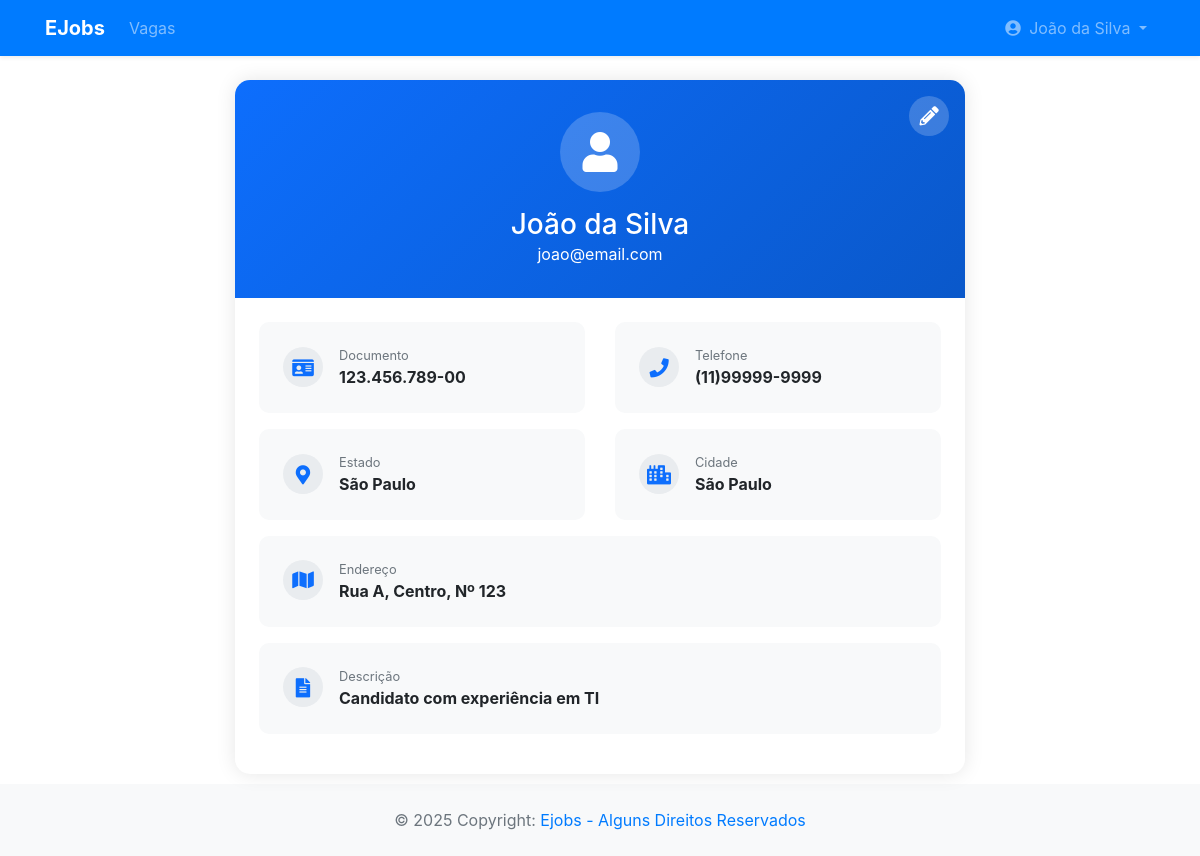
Screenshot of /app/controller/UsuarioController.php?action=viewProfile (signed in) with the database file from the repository.
### tables this page shows
CREATE TABLE usuario (
    id INT PRIMARY KEY AUTO_INCREMENT,
    nome VARCHAR(255),
    email VARCHAR(255),
    senha VARCHAR(255),
    documento VARCHAR(255),
    descricao TEXT,
    cidade_id INT,
    end_logradouro VARCHAR(100),
    end_bairro VARCHAR(100),
    end_numero VARCHAR(100),
    telefone VARCHAR(20),
    status ENUM('Ativo', 'Inativo','Pendente'),
    tipo_usuario_id INT,
    FOREIGN KEY (tipo_usuario_id) REFERENCES tipo_usuario(id),
    FOREIGN KEY (cidade_id) REFERENCES cidades(codigo_ibge)
);

CREATE TABLE estados(
    codigo_uf INT NOT NULL,
    uf VARCHAR(2) NOT NULL,
    nome VARCHAR(100) NOT NULL,
    latitude FLOAT(8) NOT NULL,
    longitude FLOAT(8) NOT NULL,
    regiao VARCHAR(12) NOT NULL,
    PRIMARY KEY (codigo_uf)
);

CREATE TABLE cidades(
    codigo_ibge INT NOT NULL,
    nome VARCHAR(100) NOT NULL,
    latitude FLOAT(8) NOT NULL,
    longitude FLOAT(8) NOT NULL,
    capital BOOLEAN NOT NULL,
    codigo_uf INT NOT NULL,
    siafi_id VARCHAR(4) NOT NULL UNIQUE,
    ddd INT NOT NULL,
    fuso_horario VARCHAR(32) NOT NULL,
    PRIMARY KEY (codigo_ibge),
    FOREIGN KEY (codigo_uf) REFERENCES estados (codigo_uf)
);

### app/model/Usuario.php (called while the page is built, shortened)
<?php
class Usuario {
    private ?string $nome;
    private ?string $email;
    private ?string $documento;
    private ?string $descricao;
    private ?Cidade $cidade;
    private ?string $endLogradouro;
    private ?string $endBairro;
    private ?string $endNumero;
    private ?string $telefone;
    public function getNome(): ?string
    {
        return $this->nome;
    }
    public function setNome(?string $nome): self
    {
        $this->nome = $nome;
        return $this;
    }
    public function getEmail(): ?string
    {
        return $this->email;
    }
    public function setEmail(?string $email): self
    {
        $this->email = $email;
        return $this;
    }
    public function getDocumento(): ?string
    {
        return $this->documento;
    }
    public function setDocumento(?string $documento): self
    {
        $this->documento = $documento;
        return $this;
    }
    public function getDescricao(): ?string
    {
        return $this->descricao;
    }
    public function setDescricao(?string $descricao): self
    {
        $this->descricao = $descricao;
        return $this;
    }
    public function getCidade(): ?Cidade
    {
        return $this->cidade;
    }
    public function setCidade(?Cidade $cidade): self
    {
        $this->cidade = $cidade;
        return $this;
    }
    public function getEndLogradouro(): ?string
    {
        return $this->endLogradouro;
    }
    public function setEndLogradouro(?string $endLogradouro): self
    {
        $this->endLogradouro = $endLogradouro;
        return $this;
    }
    public function getEndBairro(): ?string
    {
        return $this->endBairro;
    }
    public function setEndBairro(?string $endBairro): self
    {
        $this->endBairro = $endBairro;
        return $this;
    }
    public function getEndNumero(): ?string
    {
        return $this->endNumero;
    }
    public function setEndNumero(?string $endNumero): self
    {
        $this->endNumero = $endNumero;
        return $this;
    }
    public function getTelefone(): ?string
    {
        return $this->telefone;
    }
    public function setTelefone(?string $telefone): self
    {
        $this->telefone = $telefone;
        return $this;
    }
}

### app/dao/UsuarioDAO.php (called while the page is built, shortened)
<?php
include_once(__DIR__ . "/../dao/CidadeDAO.php");
include_once(__DIR__ . "/../model/Usuario.php");
class UsuarioDAO {
    private TipoUsuarioDAO $tipoUsuarioDao;
    private CidadeDAO $cidadeDAO;
    public function __construct() {
        $this->cidadeDAO = new CidadeDAO;
        $this->tipoUsuarioDao = new TipoUsuarioDAO;
    }
    public function findById(int $id) {
        $conn = Connection::getConn();
        $sql = "SELECT * FROM usuario u" .
               " WHERE u.id = ?";
        $stm = $conn->prepare($sql);
        $stm->execute([$id]);
        $result = $stm->fetchAll();
        $usuarios = $this->mapUsuarios($result);
        if(count($usuarios) == 1)
            return $usuarios[0];
        elseif(count($usuarios) == 0)
            return null;
        die("UsuarioDAO.findById()" .
            " - Erro: mais de um usuário encontrado.");
    }
    private function mapUsuarios($result) {
        $usuarios = array();
        foreach ($result as $reg) {
            $usuario = new Usuario();
            $usuario->setId($reg['id']);
            $usuario->setNome($reg['nome']);
            $usuario->setEmail($reg['email']);
            $usuario->setSenha($reg['senha']);
            $usuario->setDocumento($reg['documento']);
            $usuario->setDescricao($reg['descricao']);
            $usuario->setCidade($this->cidadeDAO->findById($reg['cidade_id']));
            $usuario->setEndLogradouro($reg['end_logradouro']);
            $usuario->setEndBairro($reg['end_bairro']);
            $usuario->setEndNumero($reg['end_numero']);
            $usuario->setTelefone($reg['telefone']);
            $usuario->setStatus($reg['status']);
            $usuario->setTipoUsuario($this->tipoUsuarioDao->findById($reg['tipo_usuario_id']));
            array_push($usuarios, $usuario);
        }
        return $usuarios;
    }
}

### app/model/Cidade.php (called while the page is built, shortened)
<?php
class Cidade implements JsonSerializable {
    private ?string $nome;
    private ?Estado $estado;
    public function getNome(): ?string
    {
        return $this->nome;
    }
    public function setNome(?string $nome): self
    {
        $this->nome = $nome;
        return $this;
    }
    public function getEstado(): ?Estado
    {
        return $this->estado;
    }
    public function setEstado(?Estado $estado): self
    {
        $this->estado = $estado;
        return $this;
    }
}

### app/model/Estado.php (called while the page is built, shortened)
<?php
class Estado {
    private ?string $nome;
    public function getNome(): ?string
    {
        return $this->nome;
    }
    public function setNome(?string $nome): self
    {
        $this->nome = $nome;
        return $this;
    }
}

### app/dao/EstadoDAO.php (called while the page is built, shortened)
<?php
include_once(__DIR__ . "/../model/Estado.php");
class EstadoDAO {
    public function findById(int $id) {
        $conn = Connection::getConn();
        $sql = "SELECT * FROM estados e" .
               " WHERE e.codigo_uf = ?";
        $stm = $conn->prepare($sql);
        $stm->execute([$id]);
        $result = $stm->fetchAll();
        $tipoUsuarios = $this->mapEstado($result);
        if(count($tipoUsuarios) == 1)
            return $tipoUsuarios[0];
        elseif(count($tipoUsuarios) == 0)
            return null;
        die("EstadoDAO.findById()" .
            " - Erro: mais de um usuário encontrado.");
    }
    private function mapEstado($result) {
        $estados = array();
        foreach ($result as $dado) {
            $estado = new Estado();
            $estado->setCodigoUf($dado['codigo_uf']);
            $estado->setNome($dado['nome']);
            $estado->setUf($dado['uf']);
            $estado->setLatitude($dado['latitude']);
            $estado->setLongitude($dado['longitude']);
            $estado->setRegiao($dado['regiao']);
            array_push($estados, $estado);
        }
        return $estados;
    }
}

### app/dao/CidadeDAO.php (called while the page is built, shortened)
<?php
include_once(__DIR__ . "/../dao/EstadoDAO.php");
include_once(__DIR__ . "/../model/Cidade.php");
include_once(__DIR__ . "/../model/Estado.php");
class CidadeDAO {
    private EstadoDAO $estadoDAO;
    public function __construct() {
        $this->estadoDAO = new EstadoDAO;
    }
    public function findById(int $id) {
        $conn = Connection::getConn();
        $sql = "SELECT * FROM cidades c" .
               " WHERE c.codigo_ibge = ?";
        $stm = $conn->prepare($sql);
        $stm->execute([$id]);
        $result = $stm->fetchAll();
        $cidades = $this->mapCidades($result);
        if(count($cidades) == 1)
            return $cidades[0];
        elseif(count($cidades) == 0)
            return null;
        die("CidadeDAO.findById()" .
            " - Erro: mais de uma cidade encontrada.");
    }
    private function mapCidades($result) {
        $cidades = array();
        foreach ($result as $reg) {
            $cidade = new Cidade();
            $cidade->setCodigoIbge($reg['codigo_ibge']);
            $cidade->setNome($reg['nome']);
            $cidade->setLatitude($reg['latitude']);
            $cidade->setLongitude($reg['longitude']);
            $cidade->setCapital($reg['capital']);
            $cidade->setDdd($reg['ddd']);
            $cidade->setFusoHorario($reg['fuso_horario']);
            $cidade->setEstado($this->estadoDAO->findById($reg['codigo_uf']));
            array_push($cidades, $cidade);
        }
        return $cidades;
    }
}

### app/view/usuario/profile.php (the view, shortened to what this page needs)
<?php
require_once(__DIR__ . "/../include/header.php");
require_once(__DIR__ . "/../include/menu.php");
?>
<div class="container mt-4">
    <div class="row justify-content-center">
        <div class="col-md-8">
            <div class="card profile-card">
                <div class="profile-header text-white position-relative">
                    <div class="text-center">
                        <div class="profile-icon mx-auto">
                            <i class="fas fa-user"></i>
                        </div>
                        <h3 class="mb-0"><?= htmlspecialchars($dados["usuario"]->getNome()) ?></h3>
                        <p class="mb-0 opacity-75"><?= htmlspecialchars($dados["usuario"]->getEmail()) ?></p>
                    </div>
                    <?php if ($dados["isOwnProfile"]): ?>
                    <a href="<?= BASEURL ?>/controller/UsuarioController.php?action=editProfile" class="edit-btn">
                        <i class="fas fa-pencil-alt"></i>
                    </a>
                    <?php endif; ?>
                </div>
                <div class="card-body p-4">
                    <div class="row">
                        <div class="col-md-6">
                            <div class="info-card d-flex align-items-center">
                                <div class="info-icon">
                                    <i class="fas fa-id-card"></i>
                                </div>
                                <div>
                                    <small class="text-muted d-block">Documento</small>
                                    <strong><?= htmlspecialchars($dados["usuario"]->getDocumento()) ?></strong>
                                </div>
                            </div>
                        </div>
                        <div class="col-md-6">
                            <div class="info-card d-flex align-items-center">
                                <div class="info-icon">
                                    <i class="fas fa-phone"></i>
                                </div>
                                <div>
                                    <small class="text-muted d-block">Telefone</small>
                                    <strong><?= htmlspecialchars($dados["usuario"]->getTelefone()) ?></strong>
                                </div>
                            </div>
                        </div>
                    </div>
                    <div class="row">
                        <div class="col-md-6">
                            <div class="info-card d-flex align-items-center">
                                <div class="info-icon">
                                    <i class="fas fa-map-marker-alt"></i>
                                </div>
                                <div>
                                    <small class="text-muted d-block">Estado</small>
                                    <strong><?= htmlspecialchars($dados["usuario"]->getCidade()->getEstado()->getNome()) ?></strong>
                                </div>
                            </div>
                        </div>
                        <div class="col-md-6">
                            <div class="info-card d-flex align-items-center">
                                <div class="info-icon">
                                    <i class="fas fa-city"></i>
                                </div>
                                <div>
                                    <small class="text-muted d-block">Cidade</small>
                                    <strong><?= htmlspecialchars($dados["usuario"]->getCidade()->getNome()) ?></strong>
                                </div>
                            </div>
                        </div>
                    </div>
                    <div class="row">
                        <div class="col-12">
                            <div class="info-card d-flex align-items-start">
                                <div class="info-icon">
                                    <i class="fas fa-map"></i>
                                </div>
                                <div>
                                    <small class="text-muted d-block">Endereço</small>
                                    <strong>
                                        <?= htmlspecialchars($dados["usuario"]->getEndLogradouro()) ?>,
                                        <?= htmlspecialchars($dados["usuario"]->getEndBairro()) ?>,
                                        Nº <?= htmlspecialchars($dados["usuario"]->getEndNumero()) ?>
                                    </strong>
                                </div>
                            </div>
                        </div>
                    </div>
                    <?php if ($dados["usuario"]->getDescricao()): ?>
                    <div class="row">
                        <div class="col-12">
                            <div class="info-card d-flex align-items-start">
                                <div class="info-icon">
                                    <i class="fas fa-file-alt"></i>
                                </div>
                                <div>
                                    <small class="text-muted d-block">Descrição</small>
                                    <strong><?= nl2br(htmlspecialchars($dados["usuario"]->getDescricao())) ?></strong>
                                </div>
                            </div>
                        </div>
                    </div>
                    <?php endif; ?>
                </div>
            </div>
        </div>
    </div>
</div>
<?php require_once(__DIR__ . "/../include/footer.php"); ?>

### app/view/usuario/profile.php (style rules this page uses)
.profile-card { border: none; border-radius: 15px; box-shadow: 0 0 20px rgba(0,0,0,0.1); }
.profile-header { background: linear-gradient(135deg, #0d6efd 0%, #0a58ca 100%); border-radius: 15px 15px 0 0; padding: 2rem; }
.profile-icon { width: 80px; height: 80px; background: rgba(255,255,255,0.2); border-radius: 50%; display: flex; align-items: center; justify-content: center; margin-bottom: 1rem; }
.profile-icon i { font-size: 2.5rem; color: white; }
.info-card { background: #f8f9fa; border-radius: 10px; padding: 1.5rem; margin-bottom: 1rem; transition: all 0.3s ease; }
.info-icon { width: 40px; height: 40px; background: #e9ecef; border-radius: 50%; display: flex; align-items: center; justify-content: center; margin-right: 1rem; }
.info-icon i { font-size: 1.2rem; color: #0d6efd; }
.edit-btn { position: absolute; top: 1rem; right: 1rem; background: rgba(255,255,255,0.2); border: none; border-radius: 50%; width: 40px; height: 40px; display: flex; align-items: center; justify-content: center; transition: all 0.3s ease; }
.edit-btn i { color: white; font-size: 1.2rem; }

### rows the page displays
usuario: nome "João da Silva", email "joao@email.com", documento "123.456.789-00", telefone "(11)99999-9999", end_logradouro "Rua A", end_bairro "Centro", end_numero "123", descricao "Candidato com experiência em TI"
estados: nome "São Paulo"
cidades: nome "São Paulo"

### other values shown
$nome "João da Silva"
